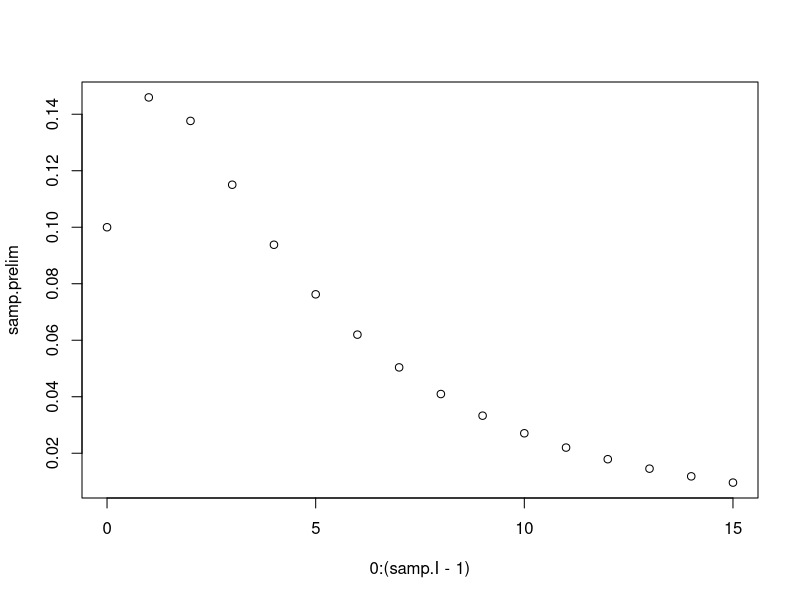
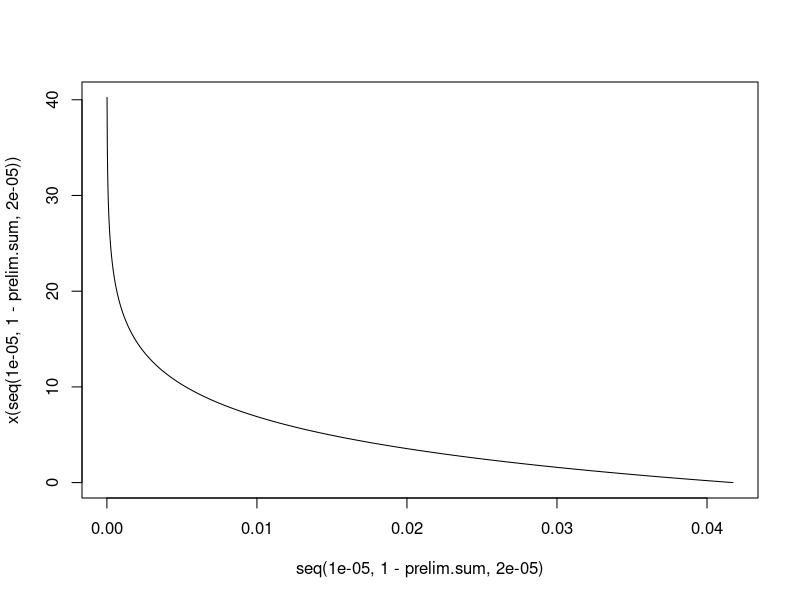
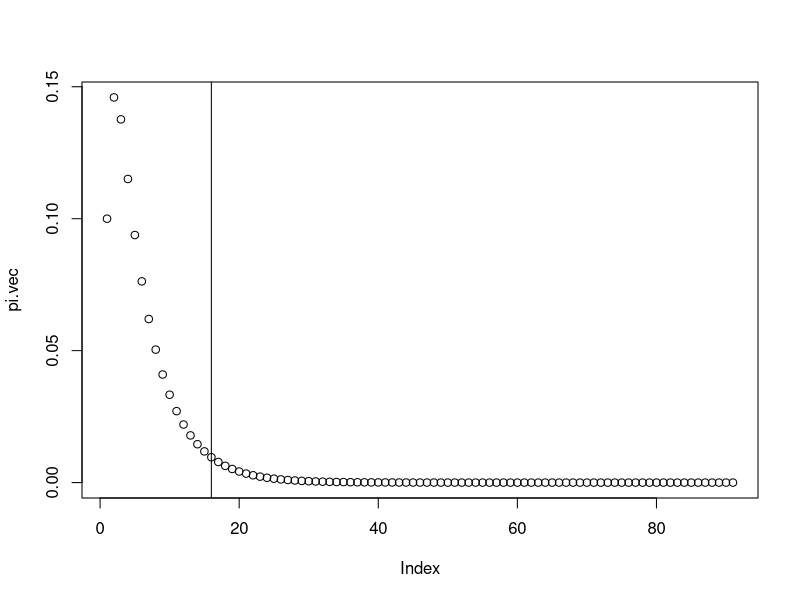

Generate these figures, in order, with R: (Note: this script raises an error after producing the figures.)

#################
# Testing Phase 2
#################

mu <- 1 # fixed
lam1 <- 0.6
lam2 <- 0.3
b <- 1

ell <- 3
d <- ell / mu
lam <- lam1 + lam2
rho1 <- lam1 / mu
rho2 <- lam2 / mu
rho <- rho1 + rho2
lam1A <- lam1 * (1-b)
rho1A <- lam1A / mu

delta <- (lam1*b) / (mu - lam1A) / (mu - lam1)

#################
# Stationary Probabilities
#################

# function to get pi_i vals
# only works up to about i=20
pi.i.exact <- function(i){
  if (i == 0) {
    val <- 1
  } else if (i == 1){
    val <- exp(rho)-1
  } else{
    k_vec <- 1:(i-1)
    k_rho_vec <- k_vec * rho
    ik_vec <- i - k_vec
    fac_vec <- unlist(lapply(ik_vec, factorial))
    summand_vec <- (-1)^k_vec * exp(k_rho_vec) * (k_rho_vec)^(ik_vec - 1) * (i - k_vec*(1-rho)) / fac_vec
    val <- exp(i*rho) + (-1)^i * sum(summand_vec)
  }
  return((1-rho)*val)
} 
pi.i.exact.vec <- Vectorize(pi.i.exact)

decay.rate <- function(rho){
  # these limits are maybe not great, but work for rho in (0.05,0.95)
  1/uniroot(function(sigma) exp(rho*sigma) - sigma*exp(rho), c(1.001,1000), tol=1e-10)$root
}
decay.rate.vec <- Vectorize(decay.rate)
decay.rate.vec(seq(0.05,0.95,0.05))

### compute pi vec

# can change the number of options you allow
samp <- pi.i.exact.vec(0:20) 

# can change these limits, work for (0.05,0.95)
decay.rate <- 1/uniroot(function(sigma) exp(rho*sigma) - sigma*exp(rho), c(1.001,1000), tol=1e-10)$root 

# find samples decay rate
samp.decay.rate <- samp[-1] / head(samp,-1)

# check how it's performing (okay, only worry about rho > 0.5)
samp.performance <- abs(decay.rate - samp.decay.rate) < 1e-07

# good indices
samp.indices <- which(samp.performance)

if (length(samp.indices) == 0) print("Bad pi estimation!")

# last index
samp.I <- max(samp.indices) # last index
samp.prelim <- samp[1:samp.I]
plot(0:(samp.I-1),samp.prelim)
prelim.sum <- sum(samp.prelim)

x <- function(eps) log(1 - (1-decay.rate) * (1 - eps - prelim.sum) / (decay.rate * samp[samp.I])) / log(decay.rate)
plot(seq(1e-5,1-prelim.sum,2e-5), x(seq(1e-5,1-prelim.sum,2e-5)),type='l')

pi.vec <- c(samp.prelim, samp[samp.I] * (decay.rate ^ (1:ceiling(x(1e-8)))))
I <- length(pi.vec)

plot(pi.vec)
abline(v=samp.I)

#################
# Term 1
#################

# ell is fixed (d= ell / mu)
# j is the varying param
# using 1/15! approx 0 to 1e-13 precision

fj_1 <- function(j){
  sum0 <- 0
  if (2 <= (j+d)){
    for (k in 2:(j+d)){
      sum1 <- 0
      for (a in 0:(j+d-k)){
        t1 <- (-1)^a * d^{j+d-k-a} / factorial(j+d-k-a) / factorial(a)
        sum2 <- 0
        for (n in max(0,k-I+1):(k-1)){
          t2 <- pi.vec[k-n+1] * lam1^(j+d+n-k) / factorial(n) / (n+a+1)
          sum2 <- sum2 + t2
        }
        sum1 <- sum1 + t1 * sum2
      } 
      sum0 <- sum0 + sum1
    }
  }
  exp(-lam1*d) * sum0
}
fj_1.vec <- Vectorize(fj_1)

#################
# Term 2
#################

fj_2 <- function(j){
  if (2 > d){
    0
  } else {
    sum0 <- 0
    for (k in 2:d){
      sum1 <- 0
      for (m in k:d){
        t1 <- (m-1)^(m-k) * (k-1) / factorial(m-k) / (m-1)
        sum2 <- 0
        for (a in 0:(j+d-m)){
          t2 <- (-1)^a * (d-m+1)^{j+d-m-a} / factorial(j+d-m-a) / factorial(a)
          sum3 <- 0
          for (n in max(0,k-I+1):(k-1)){
            t3 <- pi.vec[k-n+1] * lam1^(j+d+n-k) / factorial(n) / (n+a+1)
            sum3 <- sum3 + t3
          }
          sum2 <- sum2 + t2 * sum3
        } 
        sum1 <- sum1 + t1 * sum2 
      }
      sum0 <- sum0 + sum1
    }
    exp(-lam1*d) * sum0
  }
}
fj_2.vec <- Vectorize(fj_2)

#################
# Term 1 (r)
#################

fj_1 <- function(j){
  sum0 <- 0
  if (2 <= (j+d)){
    for (k in 2:(j+d)){
      sum1 <- 0
      for (a in 0:(j+d-k)){
        t1 <- (-1)^a * d^{j+d-k-a} / factorial(j+d-k-a) / factorial(a)
        sum2 <- 0
        for (n in max(0,k-I+1):(k-1)){
          t2 <- pi.vec[k-n+1] * lam1^(j+d+n-k) / factorial(n) / (n+a+1)
          sum2 <- sum2 + t2
        }
        sum1 <- sum1 + t1 * sum2
      } 
      sum0 <- sum0 + sum1
    }
  }
  exp(-lam1*d) * sum0
}
fj_1r.vec <- Vectorize(fj_1)

#################
# Term 2 (r)
#################

fj_2 <- function(j){
  if (2 > d){
    0
  } else {
    sum0 <- 0
    for (k in 2:d){
      sum1 <- 0
      for (m in k:d){
        t1 <- (m-1)^(m-k) * (k-1) / factorial(m-k) / (m-1)
        sum2 <- 0
        for (a in 0:(j+d-m)){
          t2 <- (-1)^a * (d-m+1)^{j+d-m-a} / factorial(j+d-m-a) / factorial(a)
          sum3 <- 0
          for (n in max(0,k-I+1):(k-1)){
            t3 <- pi.vec[k-n+1] * lam1^(j+d+n-k) / factorial(n) / (n+a+2)
            sum3 <- sum3 + t3
          }
          sum2 <- sum2 + t2 * sum3
        } 
        sum1 <- sum1 + t1 * sum2 
      }
      sum0 <- sum0 + sum1
    }
    exp(-lam1*d) * sum0
  }
}
fj_2r.vec <- Vectorize(fj_2)

#################
# Putting them together
#################
if (d==0){
  diff <- delta * 0.5 * (rho + rho^2 / (1-rho))
  
} else {
  j_summand_1 <- function(j) (j-1) * fj_1.vec(j) + fj_1r.vec(j)
  j_summand_2 <- function(j) (j-1) * fj_2.vec(j) + fj_2r.vec(j)
  #j <- 1:(I-d-1) # want this to be 50 but for speed go with 15
  j <- 1:15
  diff <- delta * (sum(j_summand_1(j)) - sum(j_summand_2(j))) / rho
}

# compute expectations
EW_FCFS <- rho / (2 * mu * (1-rho))
EW_NP2 <- lam / (2 * mu^2 * (1-rho) * (1-rho1))
EW_NP1 <- lam / (2 * mu^2 * (1-rho1))
EW_APQ2 <- lam / (mu^2 * (1-rho) * (1-rho1A)) # wrong
EW_APQ1 <- lam / mu^2 / (1-rho) - rho2 * EW_APQ2 * (1-b) # wrong
EW_D2 <- EW_NP2 - diff
EW_D1 <- (rho * EW_FCFS - rho2 * EW_D2) / rho1

#################
# Implementation
#################

Avg_MD1 <- function(lam1, lam2, b, d){

  # constants
  mu <- 1 # fixed
  ell <- d
  lam <- lam1 + lam2
  rho1 <- lam1 / mu
  rho2 <- lam2 / mu
  rho <- rho1 + rho2
  lam1A <- lam1 * (1-b)
  rho1A <- lam1A / mu
  
  delta <- (lam1*b) / (mu - lam1A) / (mu - lam1)
  
  # function to get pi_i vals
  # only works up to about i=20
  pi.i.exact <- function(i){
    if (i == 0) {
      val <- 1
    } else if (i == 1){
      val <- exp(rho)-1
    } else{
      k_vec <- 1:(i-1)
      k_rho_vec <- k_vec * rho
      ik_vec <- i - k_vec
      fac_vec <- unlist(lapply(ik_vec, factorial))
      summand_vec <- (-1)^k_vec * exp(k_rho_vec) * (k_rho_vec)^(ik_vec - 1) * (i - k_vec*(1-rho)) / fac_vec
      val <- exp(i*rho) + (-1)^i * sum(summand_vec)
    }
    return((1-rho)*val)
  } 
  pi.i.exact.vec <- Vectorize(pi.i.exact)
  
  # compute pi vec
  # can change the number of options you allow
  samp <- pi.i.exact.vec(0:20) 
  
  # can change these limits, work for (0.05,0.95)
  decay.rate <- 1/uniroot(function(sigma) exp(rho*sigma) - sigma*exp(rho), c(1.001,1000), tol=1e-10)$root 
  
  # find samples decay rate
  samp.decay.rate <- samp[-1] / head(samp,-1)
  
  # check how it's performing (okay, only worry about rho > 0.5)
  # this tolerance can get higher for each rho
  samp.performance <- abs(decay.rate - samp.decay.rate) < 1e-08
  
  # good indices
  samp.indices <- which(samp.performance)
  
  if (length(samp.indices) == 0) print("Bad pi estimation!")
  
  # last index
  samp.I <- max(samp.indices) # last index
  samp.prelim <- samp[1:samp.I]
  prelim.sum <- sum(samp.prelim)
  
  x <- function(eps) log(1 - (1-decay.rate) * (1 - eps - prelim.sum) / (decay.rate * samp[samp.I])) / log(decay.rate)
  pi.vec <- c(samp.prelim, samp[samp.I] * (decay.rate ^ (1:ceiling(x(1e-8)))))
  I <- length(pi.vec)
  
  ###
  ### Term 1
  ###
  
  # ell is fixed (d= ell / mu)
  # j is the varying param
  # using 1/15! approx 0 to 1e-13 precision
  
  fj_1 <- function(j){
    sum0 <- 0
    if (2 <= (j+d)){
      for (k in 2:(j+d)){
        sum1 <- 0
        for (a in 0:(j+d-k)){
          t1 <- (-1)^a * d^{j+d-k-a} / factorial(j+d-k-a) / factorial(a)
          sum2 <- 0
          for (n in max(0,k-I+1):(k-1)){
            t2 <- pi.vec[k-n+1] * lam1^(j+d+n-k) / factorial(n) / (n+a+1)
            sum2 <- sum2 + t2
          }
          sum1 <- sum1 + t1 * sum2
        } 
        sum0 <- sum0 + sum1
      }
    }
    exp(-lam1*d) * sum0
  }
  fj_1.vec <- Vectorize(fj_1)
  
  ###
  ### Term 2
  ###
  
  fj_2 <- function(j){
    if (2 > d){
      0
    } else {
      sum0 <- 0
      for (k in 2:d){
        sum1 <- 0
        for (m in k:d){
          t1 <- (m-1)^(m-k) * (k-1) / factorial(m-k) / (m-1)
          sum2 <- 0
          for (a in 0:(j+d-m)){
            t2 <- (-1)^a * (d-m+1)^{j+d-m-a} / factorial(j+d-m-a) / factorial(a)
            sum3 <- 0
            for (n in max(0,k-I+1):(k-1)){
              t3 <- pi.vec[k-n+1] * lam1^(j+d+n-k) / factorial(n) / (n+a+1)
              sum3 <- sum3 + t3
            }
            sum2 <- sum2 + t2 * sum3
          } 
          sum1 <- sum1 + t1 * sum2 
        }
        sum0 <- sum0 + sum1
      }
      exp(-lam1*d) * sum0
    }
  }
  fj_2.vec <- Vectorize(fj_2)
  
  ###
  ### Term 1 (r)
  ###
  
  fj_1r <- function(j){
    sum0 <- 0
    if (2 <= (j+d)){
      for (k in 2:(j+d)){
        sum1 <- 0
        for (a in 0:(j+d-k)){
          t1 <- (-1)^a * d^{j+d-k-a} / factorial(j+d-k-a) / factorial(a)
          sum2 <- 0
          for (n in max(0,k-I+1):(k-1)){
            t2 <- pi.vec[k-n+1] * lam1^(j+d+n-k) / factorial(n) / (n+a+2)
            sum2 <- sum2 + t2
          }
          sum1 <- sum1 + t1 * sum2
        } 
        sum0 <- sum0 + sum1
      }
    }
    exp(-lam1*d) * sum0
  }
  fj_1r.vec <- Vectorize(fj_1r)
  
  ###
  ### Term 2 (r)
  ###
  
  fj_2r <- function(j){
    if (2 > d){
      0
    } else {
      sum0 <- 0
      for (k in 2:d){
        sum1 <- 0
        for (m in k:d){
          t1 <- (m-1)^(m-k) * (k-1) / factorial(m-k) / (m-1)
          sum2 <- 0
          for (a in 0:(j+d-m)){
            t2 <- (-1)^a * (d-m+1)^{j+d-m-a} / factorial(j+d-m-a) / factorial(a)
            sum3 <- 0
            for (n in max(0,k-I+1):(k-1)){
              t3 <- pi.vec[k-n+1] * lam1^(j+d+n-k) / factorial(n) / (n+a+2)
              sum3 <- sum3 + t3
            }
            sum2 <- sum2 + t2 * sum3
          } 
          sum1 <- sum1 + t1 * sum2 
        }
        sum0 <- sum0 + sum1
      }
      exp(-lam1*d) * sum0
    }
  }
  fj_2r.vec <- Vectorize(fj_2r)

  ###
  ### Putting them together
  ###
  
  if (d==0){
    diff <- delta * 0.5 * (rho + rho^2 / (1-rho))

  } else {
    j_summand_1 <- function(j) (j-1) * fj_1.vec(j) + fj_1r.vec(j)
    j_summand_2 <- function(j) (j-1) * fj_2.vec(j) + fj_2r.vec(j)
    #j <- 1:(I-d-1) # want this to be 50 but for speed go with 15
    j <- 1:I
    diff <- delta * (sum(j_summand_1(j)) - sum(j_summand_2(j)))
  }

  # compute expectations
  EW_FCFS <- rho / (2 * mu * (1-rho))
  EW_NP2 <- lam / (2 * mu^2 * (1-rho) * (1-rho1))
  EW_NP1 <- lam / (2 * mu^2 * (1-rho1))
  EW_APQ2 <- lam / (mu^2 * (1-rho) * (1-rho1A)) # wrong
  EW_APQ1 <- lam / mu^2 / (1-rho) - rho2 * EW_APQ2 * (1-b) # wrong
  EW_D2 <- EW_NP2 - diff
  EW_D1 <- (rho * EW_FCFS - rho2 * EW_D2) / rho1

  return(data.frame('Non-Preemptive Class 1'=EW_NP1,
                    'Non-Preemptive Class 2'=EW_NP2,
                    'APQ Class 1'=EW_APQ1,
                    'APQ Class 2'=EW_APQ2,
                    'Delayed APQ Class 1'=EW_D1,
                    'Delayed APQ Class 2'=EW_D2,
                    'First Come First Served'=EW_FCFS))
}

Avg_MD1.lam1 <- Vectorize(Avg_MD1, vectorize.args = 'lam1')
Avg_MD1.b <- Vectorize(Avg_MD1, vectorize.args = 'b')
Avg_MD1.d <- Vectorize(Avg_MD1, vectorize.args = 'd')

#################
# Plots
#################

Avg_MD1(lam1=0.6, lam2=0.3, b=0.5, d=2)

test <- Avg_MD1.lam1(lam1=seq(0,0.65,0.01), lam2=0.3, b=0.5, d=2)

plot(seq(0,0.65,0.01), test['Non.Preemptive.Class.1',], type='l', col='red')
lines(seq(0,0.65,0.01), test['Non.Preemptive.Class.2',], type='l', col='blue')
plot(seq(0,0.65,0.01), test['Delayed.APQ.Class.1',], type='l', col='green')
lines(seq(0,0.65,0.01), test['Delayed.APQ.Class.2',], type='l', col='purple')


#################
# d Values
#################

# d 3
d_seq <- c(c(0,1),seq(2,30,2))
d_seq <- seq(0,15,1)

Avg_MD1(lam1=0.5, lam2=0.3, b=1, d=0)

adj_d1 <- Avg_MD1.d(lam1=0.5, lam2=0.3, b=0.2, d=d_seq)
adj_d2 <- Avg_MD1.d(lam1=0.5, lam2=0.3, b=0.4, d=d_seq)
adj_d3 <- Avg_MD1.d(lam1=0.5, lam2=0.3, b=0.6, d=d_seq)
adj_d4 <- Avg_MD1.d(lam1=0.5, lam2=0.3, b=0.8, d=d_seq)
adj_d5 <- Avg_MD1.d(lam1=0.5, lam2=0.3, b=1, d=d_seq)

plot(d_seq, adj_d1['Non.Preemptive.Class.1',], type='l', col='black',
     main=expression(paste("M/D/1 Class 1, ", lambda[1], "=0.5, ", lambda[2], "=0.3, ", mu, "=1")), 
     xlab='d', ylab='Expected Waiting Time',
     ylim=c(0,5), xaxt='n')
points(d_seq, adj_d1['Delayed.APQ.Class.1',], pch=20, col='darkblue')
#lines(d_seq, adj_d1['Delayed.APQ.Class.1',], col='darkblue')
#points(0, adj_d1['Delayed.APQ.Class.1',1], pch=20, col='darkblue')
points(d_seq, adj_d2['Delayed.APQ.Class.1',], pch=20, col='blue') 
#lines(d_seq, adj_d2['Delayed.APQ.Class.1',], col='blue') 
#points(0, adj_d2['Delayed.APQ.Class.1',1], pch=20, col='blue')
points(d_seq, adj_d3['Delayed.APQ.Class.1',], pch=20, col='darkmagenta') 
#lines(d_seq, adj_d3['Delayed.APQ.Class.1',], col='darkmagenta') 
#points(0, adj_d3['Delayed.APQ.Class.1',1], pch=20, col='darkmagenta')
points(d_seq, adj_d4['Delayed.APQ.Class.1',], pch=20, col='darkgreen')
#lines(d_seq, adj_d4['Delayed.APQ.Class.1',], col='darkgreen')
#points(0, adj_d4['Delayed.APQ.Class.1',1], pch=20, col='darkgreen')
points(d_seq, adj_d5['Delayed.APQ.Class.1',], pch=20, col='darkorange') 
#lines(d_seq, adj_d5['Delayed.APQ.Class.1',], col='darkorange') 
#points(0, adj_d5['Delayed.APQ.Class.1',1], pch=20, col='darkorange')
lines(d_seq, adj_d1['First.Come.First.Served',], type='l', col='red') 
axis(1, at=seq(0,15,1))
legend('topright', 
       c( 'First Come First Served', 'Delayed APQ, b=1.0', 'Delayed APQ, b=0.8', 'Delayed APQ, b=0.6', 'Delayed APQ, b=0.4', 'Delayed APQ, b=0.2', 'Non-Preemptive'), 
       lty = c(1,NA,NA,NA,NA,NA,1),
       pch = c(NA,20,20,20,20,20,NA), 
       col=c('red', 'darkorange', 'darkgreen', 'darkmagenta', 'blue', 'darkblue', 'black'))

plot(d_seq, adj_d1['Non.Preemptive.Class.2',], type='l', col='black',
     main=expression(paste("M/D/1 Class 2, ", lambda[1], "=0.5, ", lambda[2], "=0.3, ", mu, "=1")), 
     xlab='d', ylab='Expected Waiting Time',
     ylim=c(0,9), xaxt='n')
points(d_seq, adj_d1['Delayed.APQ.Class.2',], pch=20, col='darkblue')
#points(0, adj_d1['Delayed.APQ.Class.2',1], pch=20, col='darkblue')
points(d_seq, adj_d2['Delayed.APQ.Class.2',], pch=20, col='blue')
#points(0, adj_d2['Delayed.APQ.Class.2',1], pch=20, col='blue')
points(d_seq, adj_d3['Delayed.APQ.Class.2',], pch=20, col='darkmagenta')
#points(0, adj_d3['Delayed.APQ.Class.2',1], pch=20, col='darkmagenta')
points(d_seq, adj_d4['Delayed.APQ.Class.2',], pch=20, col='darkgreen')
#points(0, adj_d4['Delayed.APQ.Class.2',1], pch=20, col='darkgreen')
points(d_seq, adj_d5['Delayed.APQ.Class.2',], pch=20, col='darkorange')
#points(0, adj_d5['Delayed.APQ.Class.2',1], pch=20, col='darkorange')
lines(d_seq, adj_d1['First.Come.First.Served',], type='l', col='red')
axis(1, at=seq(0,15,1))
legend('topright', 
       c( 'First Come First Served', 'Delayed APQ, b=1.0', 'Delayed APQ, b=0.8', 'Delayed APQ, b=0.6', 'Delayed APQ, b=0.4', 'Delayed APQ, b=0.2', 'Non-Preemptive'), 
       lty = c(1,NA,NA,NA,NA,NA,1),
       pch = c(NA,20,20,20,20,20,NA), 
       col=c('red', 'darkorange', 'darkgreen', 'darkmagenta', 'blue', 'darkblue', 'black'))


#################
# b Values
#################

# b 1
b_seq <- seq(0,1,0.02)
adj_b0 <- Avg_MD1.b(lam1=0.5, lam2=0.3, b=b_seq, d=0)
adj_b1 <- Avg_MD1.b(lam1=0.5, lam2=0.3, b=b_seq, d=1)
adj_b2 <- Avg_MD1.b(lam1=0.5, lam2=0.3, b=b_seq, d=2)
adj_b3 <- Avg_MD1.b(lam1=0.5, lam2=0.3, b=b_seq, d=3)
adj_b4 <- Avg_MD1.b(lam1=0.5, lam2=0.3, b=b_seq, d=4)

plot(b_seq, adj_b1['Non.Preemptive.Class.1',], type='l', col='black',
     main=expression(paste("M/D/1 Class 1, ", lambda[1], "=0.5, ", lambda[2], "=0.3, ", mu, "=1")), 
     xlab='b', ylab='Expected Waiting Time',
     ylim=c(0,5))
lines(b_seq, adj_b1['Delayed.APQ.Class.1',], type='l', col='darkorange')
lines(b_seq, adj_b2['Delayed.APQ.Class.1',], type='l', col='darkgreen')
lines(b_seq, adj_b3['Delayed.APQ.Class.1',], type='l', col='blue')
lines(b_seq, adj_b4['Delayed.APQ.Class.1',], type='l', col='darkblue')
lines(b_seq, adj_b0['Delayed.APQ.Class.1',], type='l', col='red')
legend('topleft', 
       c( 'APQ', 'Delayed APQ, d=1', 'Delayed APQ, d=2', 'Delayed APQ, d=3', 'Delayed APQ, d=4', 'Non-Preemptive'), 
       lty=rep(1,7), 
       col=c('red', 'darkorange', 'darkgreen', 'blue', 'darkblue', 'black'))

plot(b_seq, adj_b1['Non.Preemptive.Class.2',], type='l', col='black',
     main=expression(paste("M/D/1 Class 2, ", lambda[1], "=0.5, ", lambda[2], "=0.3, ", mu, "=1")), 
     xlab='b', ylab='Expected Waiting Time',
     ylim=c(2,5))
lines(b_seq, adj_b1['Delayed.APQ.Class.2',], type='l', col='darkorange')
lines(b_seq, adj_b2['Delayed.APQ.Class.2',], type='l', col='darkgreen')
lines(b_seq, adj_b3['Delayed.APQ.Class.2',], type='l', col='blue')
lines(b_seq, adj_b4['Delayed.APQ.Class.2',], type='l', col='darkblue')
lines(b_seq, adj_b0['Delayed.APQ.Class.2',], type='l', col='red')
legend('topleft', 
       c( 'APQ', 'Delayed APQ, d=1', 'Delayed APQ, d=2', 'Delayed APQ, d=3', 'Delayed APQ, d=4', 'Non-Preemptive'), 
       lty=rep(1,7), 
       col=c('red', 'darkorange', 'darkgreen', 'blue', 'darkblue', 'black'))
# legend('topleft', 
#        c('Non-Preemptive', 'Delayed APQ, d=4', 'Delayed APQ, d=3', 'Delayed APQ, d=2', 'Delayed APQ, d=1', 'APQ'), 
#        lty=rep(1,6), 
#        col=c('black', 'darkblue', 'blue', 'darkgreen', 'darkorange', 'red'))